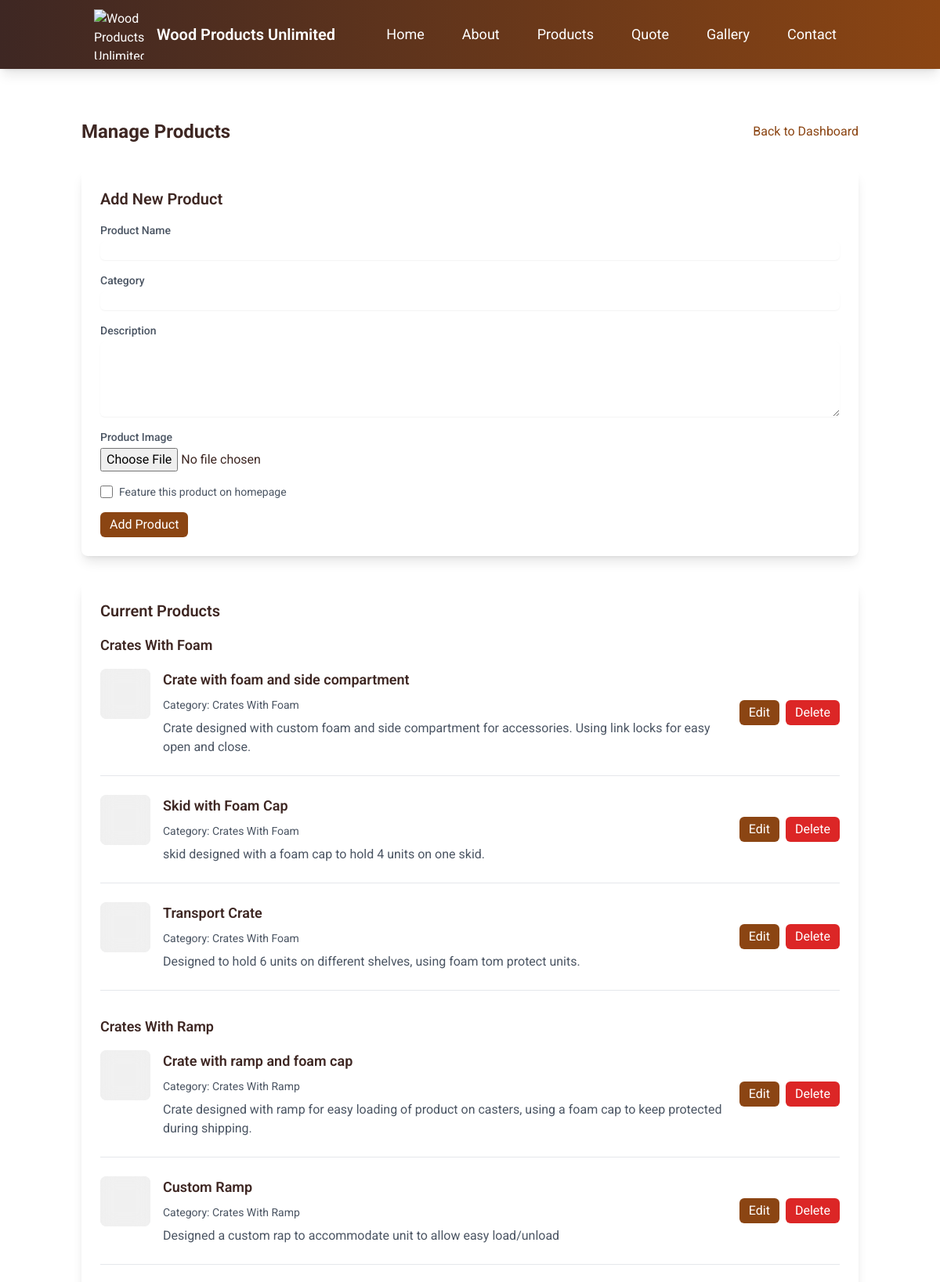
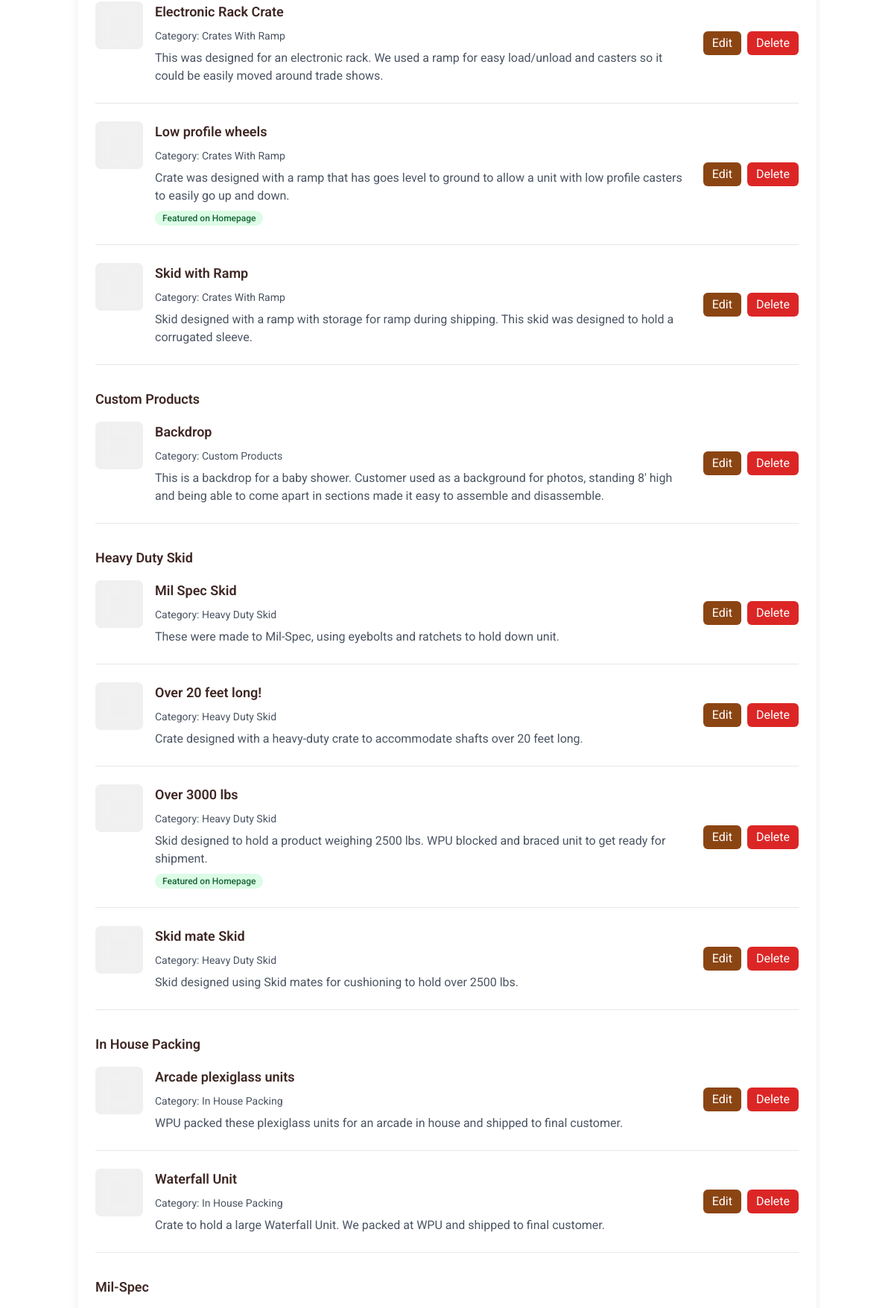
Screenshot of /admin/products/ (signed in, upper part) with the database file from the repository (2 pictures, top to bottom).
### models.py (models this page shows)
class Product(db.Model):
    id = db.Column(db.Integer, primary_key=True)
    name = db.Column(db.String(100), nullable=False)
    description = db.Column(db.Text, nullable=False)
    category = db.Column(db.String(50), nullable=False)
    package_type = db.Column(db.String(50), nullable=True)
    image_url = db.Column(db.String(200), nullable=False)
    price = db.Column(db.Float, nullable=False)
    is_featured = db.Column(db.Boolean, default=False)
    created_at = db.Column(db.DateTime, default=datetime.utcnow)

### routes/admin/product_routes.py (the view, shortened to what this page needs)
@products_bp.route('/', methods=['GET', 'POST'])
@login_required
@log_route_access('admin_products')
@handle_exceptions
def products():
    try:
        current_app.logger.debug('Fetching all products from database')
        products = Product.query.all()
        current_app.logger.debug(f'Found {len(products)} products')
        try:
            categorized_products = {}
            uncategorized_products = []
            categories = set()
            for product in products:
                if product.category and product.category.strip():
                    categories.add(product.category.strip())
            sorted_categories = sorted(categories)
            for product in products:
                if product.category and product.category.strip():
                    category = product.category.strip()
                    if category not in categorized_products:
                        categorized_products[category] = []
                    categorized_products[category].append(product)
                else:
                    uncategorized_products.append(product)
            current_app.logger.debug(f'Successfully categorized {len(products)} products into {len(sorted_categories)} categories')
            return render_template('admin/products.html',
                                products=products,
                                sorted_categories=sorted_categories,
                                categorized_products=categorized_products,
                                uncategorized_products=uncategorized_products)
        except Exception as category_error:
            current_app.logger.error(f'Error categorizing products: {str(category_error)}')
            return render_template('admin/products.html',
                                products=products,
                                sorted_categories=[],
                                categorized_products={},
                                uncategorized_products=products)
    except Exception as e:
        current_app.logger.error(f'Error in admin products route: {str(e)}')
        current_app.logger.exception('Full traceback:')
        flash('Error loading products. Please try again later.', 'error')
        return render_template('errors/500.html'), 500

### app.py (called while the page is built)
@login_manager.user_loader
def load_user(user_id):
    from models import Admin
    return Admin.query.get(int(user_id))

### routes/admin/routes.py (called while the page is built)
@admin.before_request
def verify_admin():
    if not current_user.is_authenticated:
        current_app.logger.warning(
            f'Unauthorized dashboard access attempt from {request.remote_addr}'
        )
        flash('Please log in to access the admin dashboard', 'error')
        return redirect(url_for('auth.login'))

@admin.before_request
def verify_db():
    try:
        db.session.query(Admin).first()
    except Exception as e:
        current_app.logger.error(f'Database connection error: {str(e)}')
        return render_template('errors/500.html'), 500

@admin.before_request
def log_request_info():
    current_app.logger.debug(
        'Admin Route Request:\n'
        f'Path: {request.path}\n'
        f'Method: {request.method}\n'
        f'User: {current_user.username if not current_user.is_anonymous else "anonymous"}\n'
        f'IP: {request.remote_addr}\n'
        f'User Agent: {request.user_agent.string}')

### routes/utils/error_handlers.py (called while the page is built)
def log_route_access(route_name: str) -> Callable:
    def decorator(f: Callable) -> Callable:
        @wraps(f)
        def wrapper(*args: Any, **kwargs: Any) -> Any:
            access_details = {
                'route': route_name,
                'user': current_user.username if not current_user.is_anonymous else 'anonymous',
                'method': request.method,
                'url': request.url,
                'ip': request.remote_addr,
                'user_agent': request.user_agent.string
            }
            current_app.logger.info(
                'Route access: %(route)s\nUser: %(user)s\nMethod: %(method)s\nURL: %(url)s\nIP: %(ip)s\nUser Agent: %(user_agent)s',
                access_details
            )
            return f(*args, **kwargs)
        return wrapper
    return decorator

### templates/admin/products.html (shortened to what this page needs)
{% extends "base.html" %}
{% block content %}
<div class="container mx-auto px-4 py-16">
    <div class="max-w-6xl mx-auto">
        <div class="flex justify-between items-center mb-8">
            <h1 class="text-2xl font-bold">Manage Products</h1>
            <a href="{{ url_for('admin.dashboard') }}" class="text-wood-brown hover:text-wood-dark">Back to Dashboard</a>
        </div>
        <div class="bg-white rounded-lg shadow-lg p-6 mb-8">
            <h2 class="text-xl font-semibold mb-4">Add New Product</h2>
            <form method="POST" action="{{ url_for('admin.admin_products_bp.products') }}" class="space-y-4" enctype="multipart/form-data">
                <div>
                    <label for="name" class="block text-sm font-medium text-gray-600">Product Name</label>
                    <input type="text" id="name" name="name" required
                           class="mt-1 block w-full rounded-md border-gray-300 shadow-sm">
                </div>
                <div>
                    <label for="category" class="block text-sm font-medium text-gray-600">Category</label>
                    <input type="text" id="category" name="category" required
                           class="mt-1 block w-full rounded-md border-gray-300 shadow-sm">
                </div>
                <div>
                    <label for="description" class="block text-sm font-medium text-gray-600">Description</label>
                    <textarea id="description" name="description" rows="4" required
                              class="mt-1 block w-full rounded-md border-gray-300 shadow-sm"></textarea>
                </div>
                <div>
                    <label for="image" class="block text-sm font-medium text-gray-600">Product Image</label>
                    <input type="file" id="image" name="image" accept="image/*"
                           class="mt-1 block w-full">
                </div>
                <div class="flex items-center">
                    <input type="checkbox" id="is_featured" name="is_featured"
                           class="h-4 w-4 text-wood-brown border-gray-300 rounded">
                    <label for="is_featured" class="ml-2 block text-sm text-gray-600">
                        Feature this product on homepage
                    </label>
                </div>
                <button type="submit" class="bg-wood-brown text-white px-3 py-1 rounded-md hover:bg-wood-dark">Add Product</button>
            </form>
        </div>
        <div class="bg-white rounded-lg shadow-lg p-6">
            <h2 class="text-xl font-semibold mb-4">Current Products</h2>
            {% for category in sorted_categories %}
            <div class="mb-8">
                <h3 class="text-lg font-semibold mb-4 text-wood-dark">{{ category }}</h3>
                <div class="space-y-6">
                    {% for product in categorized_products[category]|sort(attribute='name') %}
                    <div class="border-b border-gray-200 pb-6">
                        <div class="flex items-center justify-between">
                            <div class="flex items-start space-x-4">
                                {% if product.image_url %}
                                <div class="relative w-16 h-16 flex-shrink-0 bg-gray-100 rounded-lg overflow-hidden">
                                </div>
                                {% endif %}
                                <div>
                                    <h3 class="text-lg font-semibold mb-2">{{ product.name }}</h3>
                                    <p class="text-sm text-gray-600 mb-2">Category: {{ product.category }}</p>
                                    <p class="text-gray-600">{{ product.description }}</p>
                                    {% if product.is_featured %}
                                    <span class="inline-flex items-center px-2.5 py-0.5 rounded-full text-xs font-medium bg-green-100 text-green-800 mt-2">
                                        Featured on Homepage
                                    </span>
                                    {% endif %}
                                </div>
                            </div>
                            <div class="flex space-x-2 ml-4">
                                <a href="{{ url_for('admin.admin_products_bp.edit_product', id=product.id) }}"
                                   class="bg-wood-brown text-white px-3 py-1 rounded-md hover:bg-wood-dark">Edit</a>
                                <form method="POST" action="{{ url_for('admin.admin_products_bp.delete_product', id=product.id) }}" class="inline">
                                    <button type="submit"
                                            class="bg-red-600 text-white px-3 py-1 rounded-md hover:bg-red-700"
                                            onclick="return confirm('Are you sure you want to delete this product?')">Delete</button>
                                </form>
                            </div>
                        </div>
                    </div>
                    {% endfor %}
                </div>
            </div>
            {% endfor %}
        </div>
    </div>
</div>
{% endblock %}

### rows the page displays
Product: category "Crates With Foam", name "Transport Crate", description "Designed to hold 6 units on different shelves, using foam tom protect units."
Product: name "Crate with foam and side compartment", category "Crates With Foam", description "Crate designed with custom foam and side compartment for accessories. Using link locks for easy open and close."
Product: name "Skid with Foam Cap", category "Crates With Foam", description "skid designed with a foam cap to hold 4 units on one skid."
Product: category "Crates With Ramp", name "Crate with ramp and foam cap", description "Crate designed with ramp for easy loading of product on casters, using a foam cap to keep protected during shipping."
Product: name "Custom Ramp", category "Crates With Ramp", description "Designed a custom rap to accommodate unit to allow easy load/unload"
Product: name "Electronic Rack Crate", category "Crates With Ramp", description "This was designed for an electronic rack. We used a ramp for easy load/unload and casters so it could be easily moved around trade shows."
Product: name "Low profile wheels", category "Crates With Ramp", description "Crate was designed with a ramp that has goes level to ground to allow a unit with low profile casters to easily go up and down.", is_featured "Featured on Homepage"
Product: name "Skid with Ramp", category "Crates With Ramp", description "Skid designed with a ramp with storage for ramp during shipping. This skid was designed to hold a corrugated sleeve."
Product: category "Custom Products", name "Backdrop", description "This is a backdrop for a baby shower. Customer used as a background for photos, standing 8' high and being able to come apart in sections made it easy to assemble and disassemble."
Product: category "Heavy Duty Skid", name "Over 20 feet long!", description "Crate designed with a heavy-duty crate to accommodate shafts over 20 feet long."
Product: name "Mil Spec Skid", category "Heavy Duty Skid", description "These were made to Mil-Spec, using eyebolts and ratchets to hold down unit."
Product: name "Over 3000 lbs", category "Heavy Duty Skid", description "Skid designed to hold a product weighing 2500 lbs. WPU blocked and braced unit to get ready for shipment.", is_featured "Featured on Homepage"
Product: name "Skid mate Skid", category "Heavy Duty Skid", description "Skid designed using Skid mates for cushioning to hold over 2500 lbs."
Product: category "In House Packing", name "Waterfall Unit", description "Crate to hold a large Waterfall Unit. We packed at WPU and shipped to final customer."
Product: name "Arcade plexiglass units", category "In House Packing", description "WPU packed these plexiglass units for an arcade in house and shipped to final customer."

### other values shown
{{ category }} "Mil-Spec"
